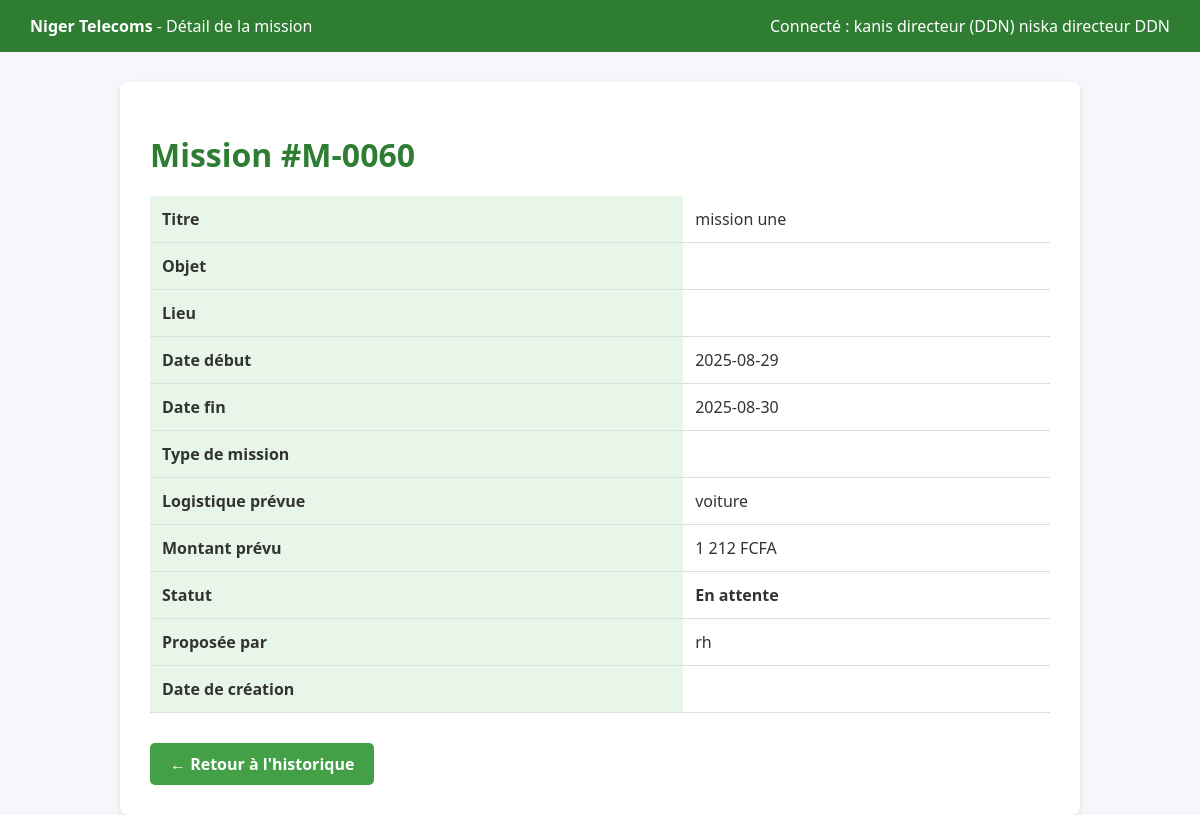
Page /mission_detail.php?id=60 (signed in) on the committed database.
### tables this page shows
CREATE TABLE `missions` (
  `id` int(11) NOT NULL,
  `titre` varchar(255) NOT NULL,
  `description` text NOT NULL,
  `type_mission` varchar(100) NOT NULL,
  `zone_mission` varchar(100) NOT NULL,
  `logistique` text DEFAULT NULL,
  `date_debut` date NOT NULL,
  `date_fin` date NOT NULL,
  `propose_par` int(11) NOT NULL,
  `statut` enum('En attente','En attente Manager','En attente validation DG','En cours','Lancée','Pris en charge par DF','Pris en charge par RH','Validée par DG','Rejetée') NOT NULL DEFAULT 'En attente',
  `montant_prevu` decimal(15,2) DEFAULT 0.00,
  `montant_utilise` decimal(15,2) DEFAULT 0.00,
  `manager_validation` tinyint(1) DEFAULT NULL,
  `dir_service_validation` tinyint(1) DEFAULT NULL,
  `dg_validation` tinyint(1) DEFAULT NULL,
  `lancement` tinyint(1) DEFAULT 0,
  `commentaire_manager` text DEFAULT NULL,
  `rh_preparer` tinyint(1) DEFAULT NULL,
  `df_validation` tinyint(4) DEFAULT NULL,
  `signature_manager` varchar(255) DEFAULT NULL,
  `commentaire_dir` text DEFAULT NULL,
  `signature_dir` varchar(255) DEFAULT NULL,
  `commentaire_dg` text DEFAULT NULL,
  `signature_dg` varchar(255) DEFAULT NULL,
  `commentaire_rh` text DEFAULT NULL,
  `df_valide` tinyint(1) DEFAULT 0,
  `commentaire_df` text DEFAULT NULL,
  `personnels` text DEFAULT NULL,
  `service_id` int(11) DEFAULT NULL,
  `date_proposition` datetime NOT NULL DEFAULT current_timestamp(),
  `df_preparer` tinyint(1) DEFAULT NULL,
  `dg_valide_final` tinyint(1) DEFAULT NULL
);

CREATE TABLE `utilisateurs` (
  `id` int(11) NOT NULL,
  `nom` varchar(100) NOT NULL,
  `prenom` varchar(100) NOT NULL,
  `email` varchar(150) NOT NULL,
  `mot_de_passe` varchar(255) NOT NULL,
  `role_id` int(11) NOT NULL,
  `matricule` varchar(50) DEFAULT NULL,
  `service_id` int(11) DEFAULT NULL,
  `date_creation` datetime DEFAULT current_timestamp()
);

### mission_detail.php (the view, shortened to what this page needs)
<?php
require 'config.php';
$nom = $_SESSION['user_nom'] ?? 'Utilisateur';
$mission_id = (int) $_GET['id'];
$stmt = $pdo->prepare("SELECT m.*, u.nom AS proposeur_nom FROM missions m
                       LEFT JOIN utilisateurs u ON m.propose_par = u.id
                       WHERE m.id = :id");
$stmt->execute([':id' => $mission_id]);
$mission = $stmt->fetch(PDO::FETCH_ASSOC);
?>
<!DOCTYPE html>
<html lang="fr">
<head>
</head>
<body>
<header>
    <div><strong>Niger Telecoms</strong> - Détail de la mission</div>
    <div>Connecté : <?= htmlspecialchars($nom) ?></div>
</header>
<div class="container">
    <h1>Mission #<?= 'M-' . str_pad($mission['id'], 4, '0', STR_PAD_LEFT) ?></h1>
    <table>
        <tr><th>Titre</th><td><?= htmlspecialchars($mission['titre']) ?></td></tr>
        <tr><th>Objet</th><td><?= htmlspecialchars($mission['objet']) ?></td></tr>
        <tr><th>Lieu</th><td><?= htmlspecialchars($mission['lieu']) ?></td></tr>
        <tr><th>Date début</th><td><?= htmlspecialchars($mission['date_debut']) ?></td></tr>
        <tr><th>Date fin</th><td><?= htmlspecialchars($mission['date_fin']) ?></td></tr>
        <tr><th>Type de mission</th><td><?= htmlspecialchars($mission['type']) ?></td></tr>
        <tr><th>Logistique prévue</th><td><?= htmlspecialchars($mission['logistique']) ?></td></tr>
        <tr><th>Montant prévu</th><td><?= number_format($mission['montant_prevu'], 0, ',', ' ') ?> FCFA</td></tr>
        <tr><th>Statut</th><td><strong><?= htmlspecialchars($mission['statut']) ?></strong></td></tr>
        <tr><th>Proposée par</th><td><?= htmlspecialchars($mission['proposeur_nom']) ?></td></tr>
        <tr><th>Date de création</th><td><?= htmlspecialchars($mission['date_created']) ?></td></tr>
    </table>
    <a href="historique.php" class="back-btn">← Retour à l'historique</a>
</div>
</body>
</html>

### mission_detail.php (style rules this page uses)
body { margin: 0; font-family: "Segoe UI", Tahoma, sans-serif; background-color: #f5f7fa; color: #333; }
header { background: #2e7d32; color: white; padding: 15px 30px; display: flex; justify-content: space-between; align-items: center; }
.container { padding: 30px; max-width: 900px; margin: 0 auto; background: #fff; margin-top: 30px; border-radius: 8px; box-shadow: 0 2px 6px rgba(0,0,0,0.1); }
h1 { color: #2e7d32; margin-bottom: 20px; }
table { width: 100%; border-collapse: collapse; margin-bottom: 30px; }
th, td { padding: 12px; border-bottom: 1px solid #ddd; text-align: left; }
th { background-color: #e8f5e9; }
.back-btn { display: inline-block; padding: 10px 20px; background: #43a047; color: white; text-decoration: none; border-radius: 5px; font-weight: 600; }

### rows in the picture
missions: id "0060", titre "mission une", date_debut "2025-08-29", date_fin "2025-08-30", logistique "voiture", montant_prevu "1 212", statut "En attente", propose_par.nom "rh"

### other values in the picture
$nom "kanis directeur (DDN) niska directeur DDN"
